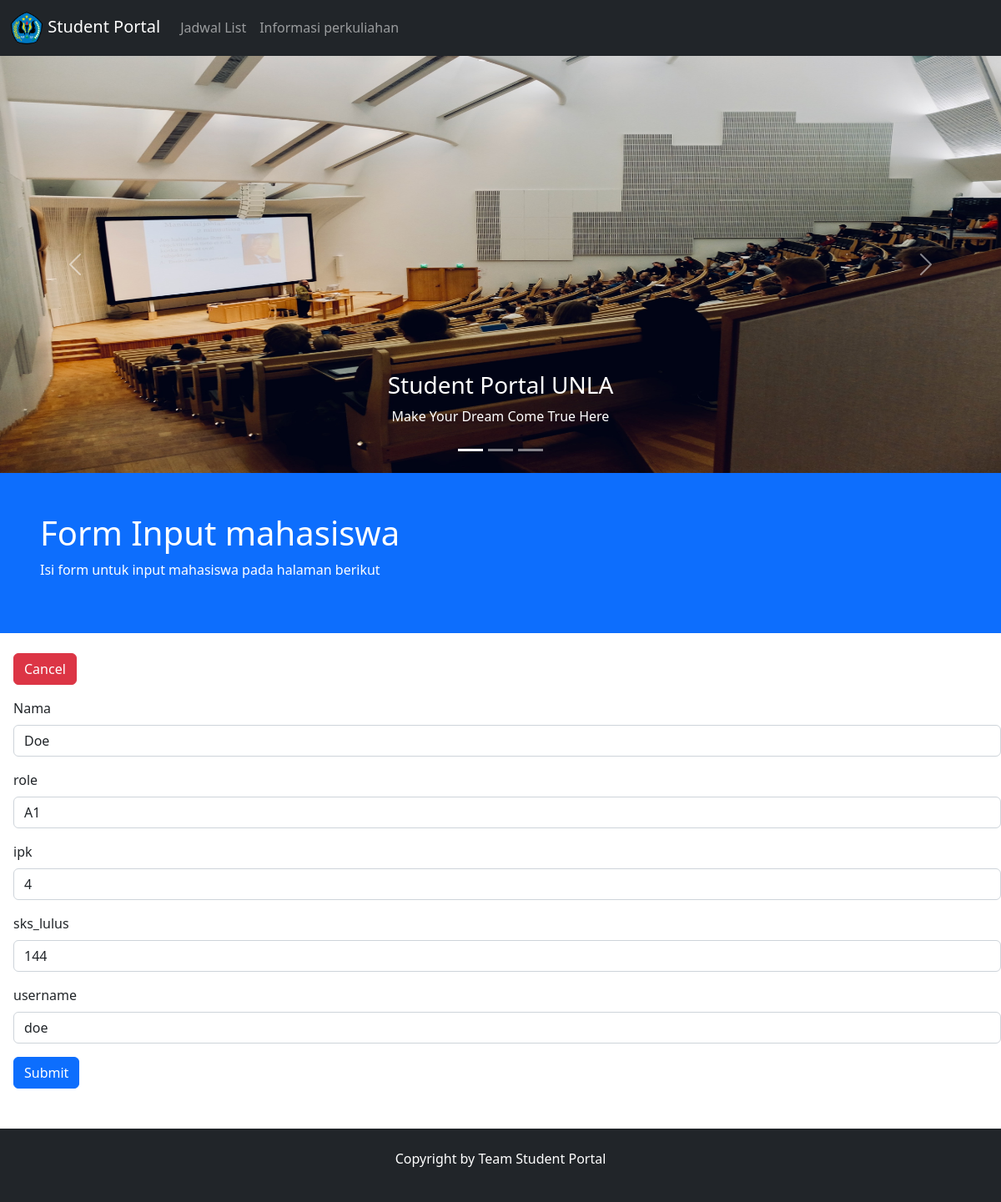
Screenshot of /index.php/Welcome/edit/1 with the database file from the repository.
### tables this page shows
CREATE TABLE `mahasiswa` (
  `id_mahasiswa` int NOT NULL,
  `nama` varchar(255) NOT NULL,
  `role` varchar(200) NOT NULL,
  `ipk` double NOT NULL,
  `sks_lulus` int NOT NULL,
  `password` varchar(255) NOT NULL,
  `username` varchar(255) NOT NULL,
  `superuser` int NOT NULL DEFAULT '0',
  `mahasiswa_delete` int NOT NULL DEFAULT '0'
);

### application/controllers/Welcome.php (called while the page is built, shortened)
<?php
class Welcome extends CI_Controller {
	 public function __construct()
	 {
			 $this->load->library('form_validation');
			 $this->load->model('Cats_model');
			 $this->load->model('Categori_model');
	 }
	public function edit($id){
		$data['cat']=$this->Cats_model->read_by($id);
		$this->load->view('cats/cat_form',$data);
	}
}

### index.php (called while the page is built, shortened)
<?php
require_once BASEPATH.'core/CodeIgniter.php';

### application/models/Cats_model.php (called while the page is built, shortened)
<?php
class Cats_model extends CI_Model {
    public function read_by($id)
	{
        $this->db->where('id_mahasiswa',$id);
        $query=$this->db->get('mahasiswa');
        return $query->row();
    }
}

### application/views/cats/cat_form.php (the view, shortened to what this page needs)
<body>
<div class="mt-0 p-5 bg-primary text-white">
  <h1>Form Input mahasiswa</h1>
  <p>Isi form untuk input mahasiswa pada halaman berikut</p>
</div>
    <?php
      $nama='';
      $role='';
      $ipk='';
      $sks_lulus='';
      $username='';
    if (isset($cat)) {
      $nama=$cat->nama;
      $role=$cat->role;
      $ipk=$cat->ipk;
      $sks_lulus=$cat->sks_lulus;
      $username=$cat->username;
    }
    ?>
    <a class="btn btn-danger mt-4 ms-3" href="<?=site_url('')?>">Cancel</a>
<form action="" method="post">
  <div class="mb-3 mt-3 ms-3">
    <label for="nama" class="form-label">Nama</label>
    <input type="text" class="form-control" id="nama" placeholder="Nama" name="nama" value="<?= $nama ?>" required>
  </div>
  <div class="mb-3 mt-3 ms-3">
    <label for=" role" class="form-label"> role</label>
    <input type="text" class="form-control" id="role" placeholder="Role" name="role" value="<?= $role ?>" required>
  </div>
  <div class="mb-3 mt-3 ms-3">
    <label for="ipk" class="form-label">ipk</label>
    <input type="text" class="form-control" id="ipk" placeholder="IPK" name="ipk" value="<?= $ipk ?>" required>
  </div>
  <div class="mb-3 mt-3 ms-3">
    <label for=" sks_lulus" class="form-label"> sks_lulus</label>
    <input type="text" class="form-control" id="sks_lulus" placeholder="SKS lulus" name="sks_lulus" value="<?= $sks_lulus ?>" required>
  </div>
  <div class="mb-3 mt-3 ms-3">
    <label for=" username" class="form-label"> username</label>
    <input type="text" class="form-control" id="username" placeholder="SKS lulus" name="username" value="<?= $username ?>" required>
  </div>
  <button type="submit" class="btn btn-primary ms-3" value="save" name="submit">Submit</button>
</form>

### rows the page displays
mahasiswa: nama "Doe", role "A1", ipk "4", sks_lulus "144", username "doe"
